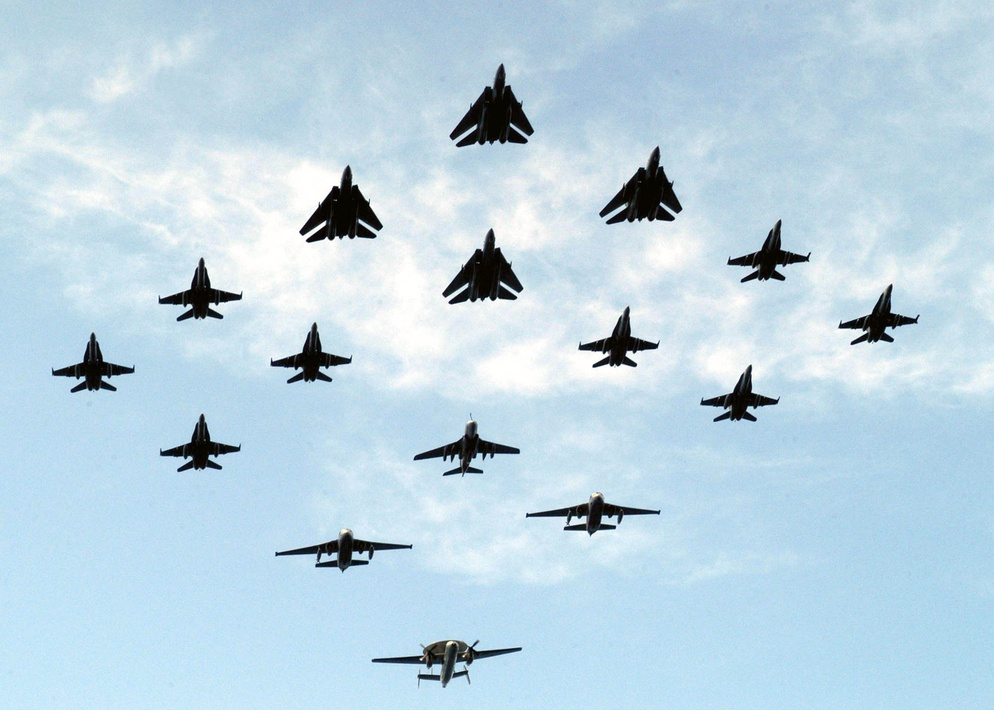
#> input picture lab-4/resources/samolot00.jpg, 994 x 710 px, shrunk from 2100 x 1500 before the run, found by its file name
$ python -i plane-finder.py   (imports and definitions only)   (older library calls are emulated)
#> lines starting #> are read from the running program, lines starting #| are printed output that depends on the picture; after the words box and inside, x2 and y2 are one past the last pixel; in counts of white or black regions, pixels touching at a corner belong together
import os

import matplotlib.pyplot as plt
from typing import *
import numpy as np
from scipy.ndimage import *
from skimage import filters
import skimage.color as skic
from skimage.measure import *
from skimage.morphology import *
from skimage.util import *

# region [Typing]
Image = np.ndarray
T = TypeVar('T')
# endregion
# region [Utils]
def foreach(iterable: Iterable[T], fn: Callable[[T], None]):
  [*map(lambda x: fn(*x), iterable)]

def dynamic(**kwargs) -> object:
  return type('dynamic', (), kwargs)
# endregion
# region [Filesystem]
planes_directory: str = 'resources/images/planes/'
output_directory: str = 'outputs/images/planes/'
def image_from(imagename: str, extension: str = 'jpg') -> Image:
  return plt.imread(f"{planes_directory}/{imagename}.{extension}")

def save_to(path: str, image: Image, extension: str = 'jpg', **kwargs):
  plt.imsave(f"{output_directory}/{path}.{extension}", image, **kwargs)

def show(image: Image, **kwargs):
  plt.imshow(image, **kwargs)
  plt.waitforbuttonpress(0.01)
# endregion
# region [Data]
planenames = [f'samolot{i:02}' for i in range(21)]
# [1 line that did not run here, left out]
#> in image_from, returned value is the input picture: shape (710, 994, 3); mean R, G, B 188.3, 212.9, 226.9
# [1 line that did not run here, left out]
# endregion
# region [Image]
def as_gray(image: Image) -> Image:
  return 1 - skic.rgb2gray(image)

def dilate(image: Image):
  dilation_seed = np.copy(image)
  dilation_seed[1:-1, 1:-1] = image.min()
  return reconstruction(dilation_seed, mask=image, method='dilation')
# endregion

def perform_magic(image: Image):
  def create_contoured_image(closed) -> Image:
    def remove_ticks(axes: plt.Axes):
      axes.set_xticks([])
      axes.set_yticks([])

    data: Tuple[plt.Figure, plt.Axes] = plt.subplots()
    (figure, axes) = data

    axes.imshow(image)
    mask = remove_small_holes(closed > threshold, connectivity=2)

    for props in regionprops(labels := label(mask), image):
      contour = find_contours(labels == props.label, threshold)[0]
      if len(contour) < 300: continue
      axes.plot(*reversed(contour.T), linewidth=2)
      axes.plot(*reversed(props.centroid), 'wo', markersize=8)
    remove_ticks(axes)

    figure.savefig('temp.png')
    figure.clear()
    closed = plt.imread('temp.png')
    os.remove('temp.png')
    return closed[:, :, :3]

  grayscale = filters.median(as_gray(image), disk(6))
#> in as_gray, `return 1 - skic.rgb2gray(image)`:
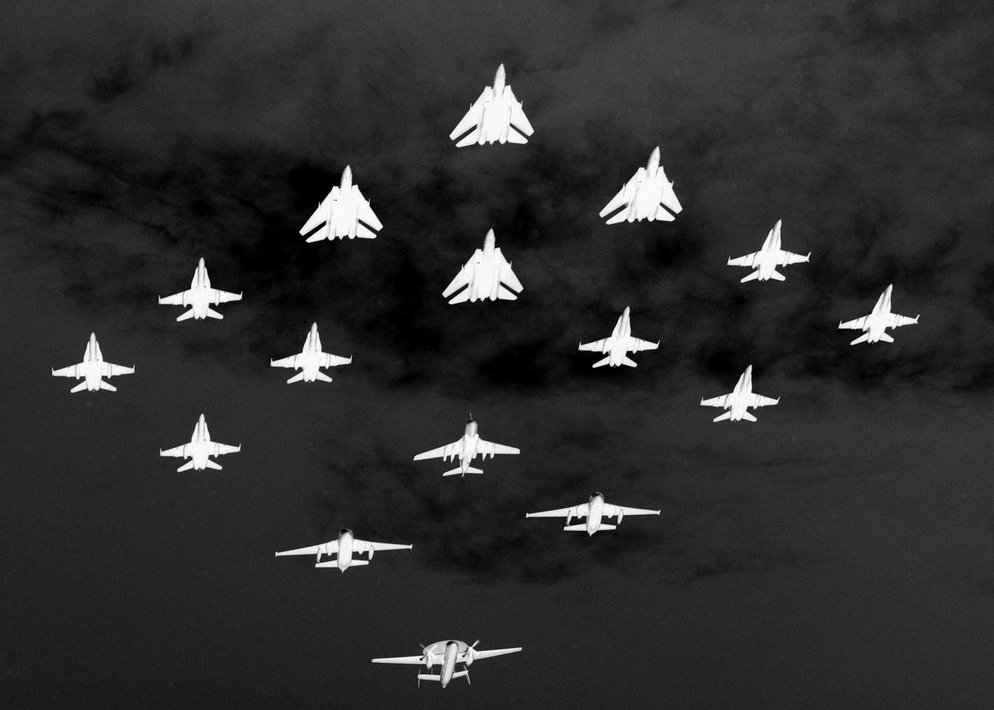
#> returned value: shape (710, 994) float64; min 0, max 1, mean 0.182
  dilation = dilate(grayscale)
#> in dilate, `return reconstruction(dilation_seed, mask=image, method='dilation')`:
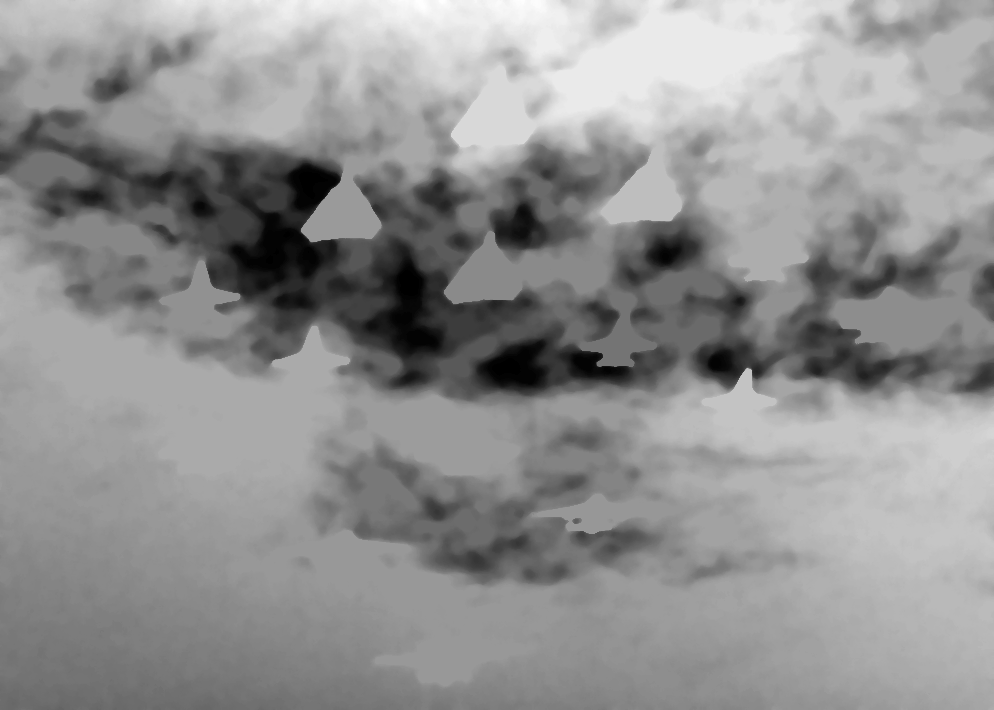
#> returned value: shape (710, 994) float64; min 0.000565, max 0.256, mean 0.147; drawn with min black and max white
  dilated = grayscale - dilation
  closed = closing(area_closing(1 - np.power(1 - dilated, 3), 2000), disk(14))
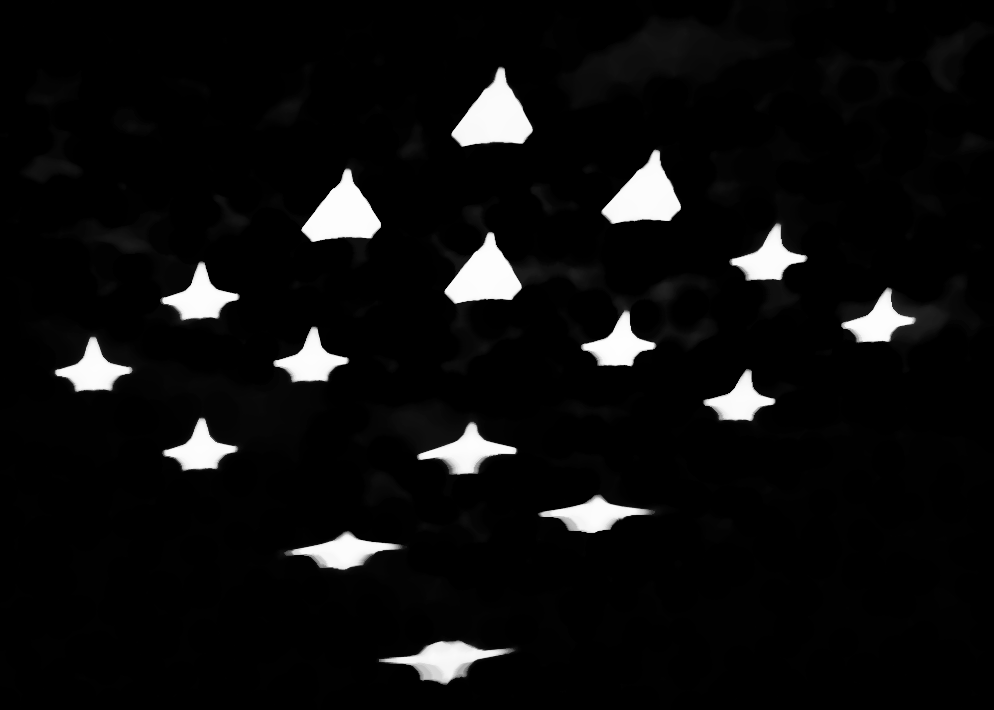
#> closed: shape (710, 994) float64; min 0, max 0.997, mean 0.0536

  threshold = filters.threshold_otsu(closed)
#> threshold = 0.473
  contoured = create_contoured_image(closed)
#> in create_contoured_image, `mask = remove_small_holes(closed > threshold, connectivity=2)`:
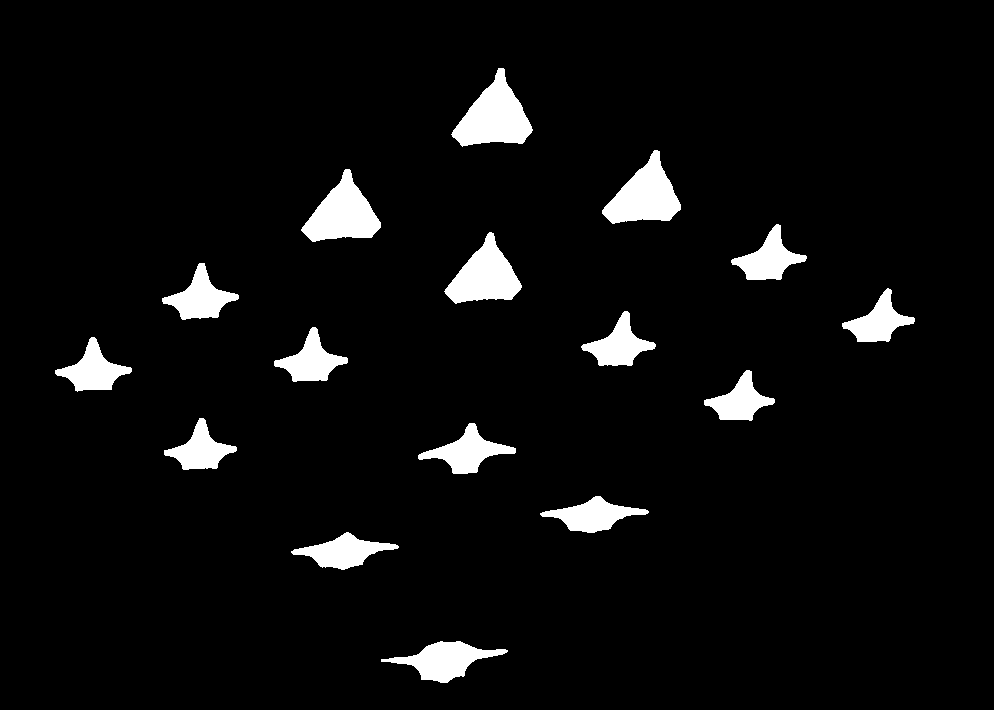
#> mask: shape (710, 994) bool; 5% white; 16 white regions, largest, box (x1, y1, x2, y2) and area: (451, 68, 533, 147) 3459, (301, 169, 381, 242) 3151, (602, 150, 681, 224) 3149
#> the loop in create_contoured_image, `for props in regionprops(labels := label(mask), image):` made 16 passes
#> in create_contoured_image, `figure.savefig('temp.png')`:
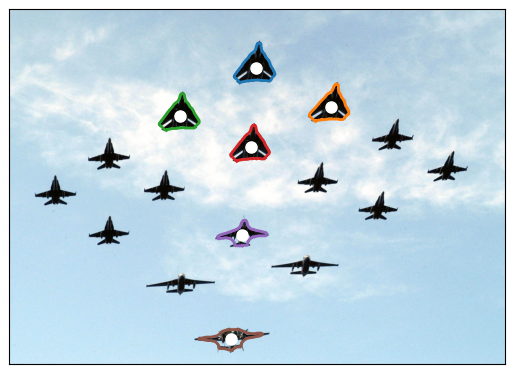
#> figure drawn by matplotlib, 1 panel
#> in create_contoured_image, `closed = plt.imread('temp.png')`:
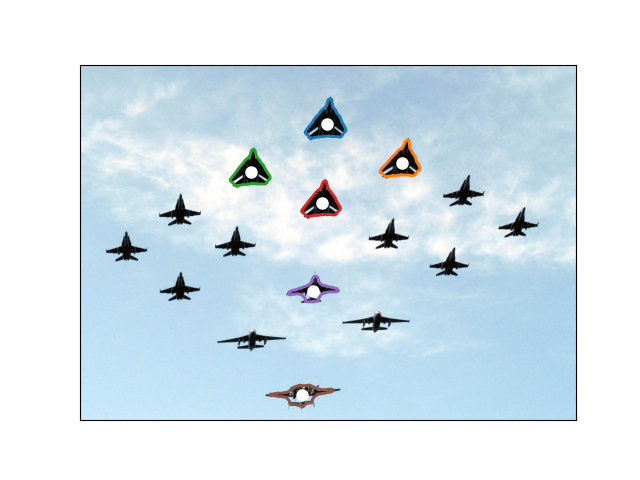
#> closed: shape (480, 640, 4) float32; mean R, G, B, A 0.846, 0.899, 0.93, 1
#> in create_contoured_image, `return closed[:, :, :3]`:
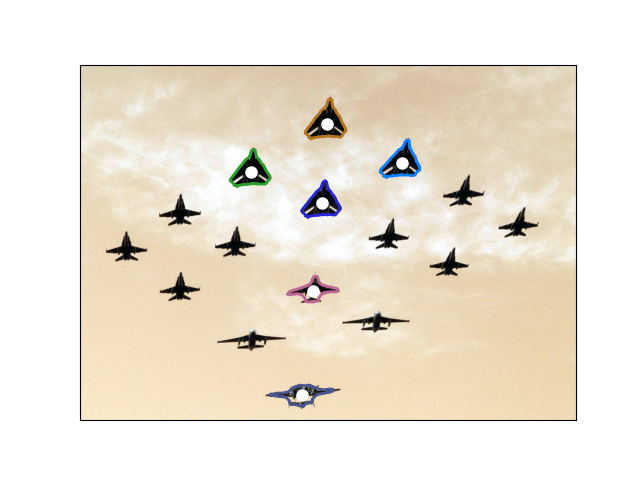
#> returned value: shape (480, 640, 3) float32; mean of channels 0, 1, 2 0.846, 0.899, 0.93; drawn as B, G, R

  return dynamic(
    original=image,
    grayscale=grayscale,
    dilation=dilation,
    dilated=dilated,
    closed=closed,
    threshold=threshold,
    contoured=contoured
  )

def pm(nr): return perform_magic(planes[f"samolot{nr:02}"])

# [1 line that did not run here, left out]
# [3 lines not run here, left out]

>>> import cv2
>>> picture = cv2.cvtColor(cv2.imread('resources/samolot00.jpg'), cv2.COLOR_BGR2RGB)
>>> result = perform_magic(picture)

$ run again, on lab-4/resources/samolot01.jpg
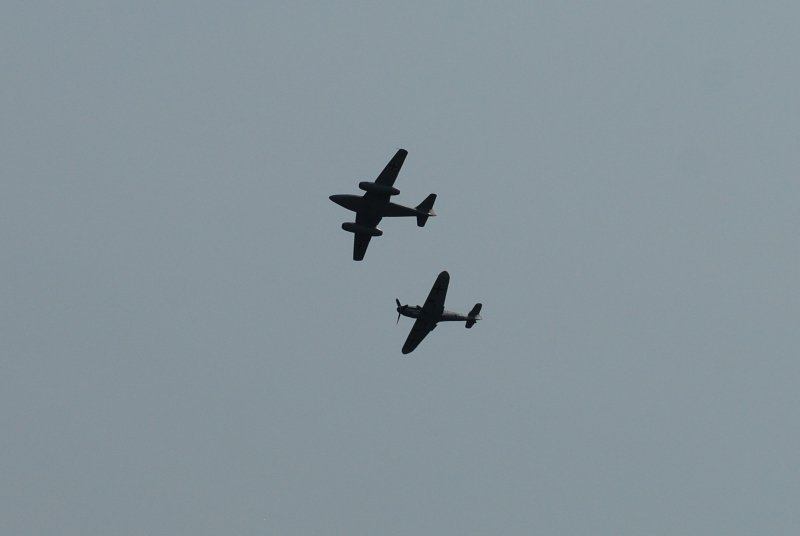
#> input picture lab-4/resources/samolot01.jpg, 800 x 536 px
#> threshold = 0.423
#> in create_contoured_image, `mask = remove_small_holes(closed > threshold, connectivity=2)`:
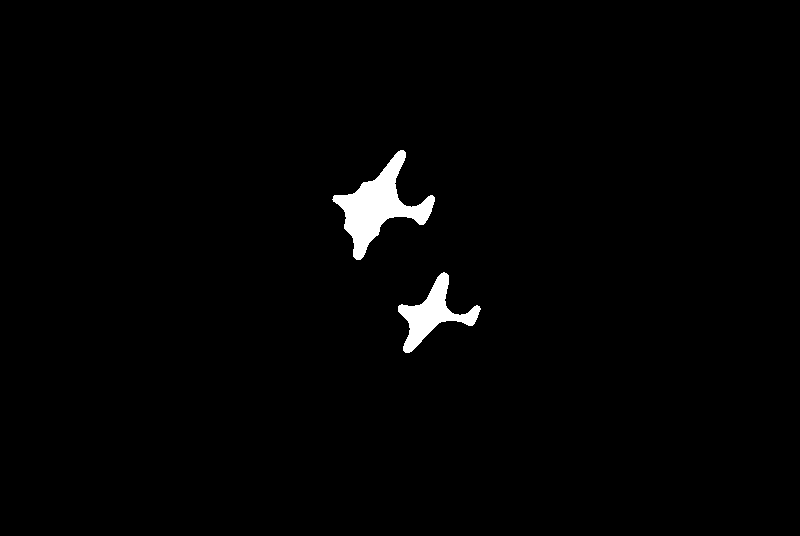
#> mask: shape (536, 800) bool; 1.4% white; 2 white regions, box (x1, y1, x2, y2) and area: (332, 150, 435, 260) 3945, (398, 272, 481, 353) 2236
#> the loop in create_contoured_image, `for props in regionprops(labels := label(mask), image):` made 2 passes
#> in create_contoured_image, `return closed[:, :, :3]`:
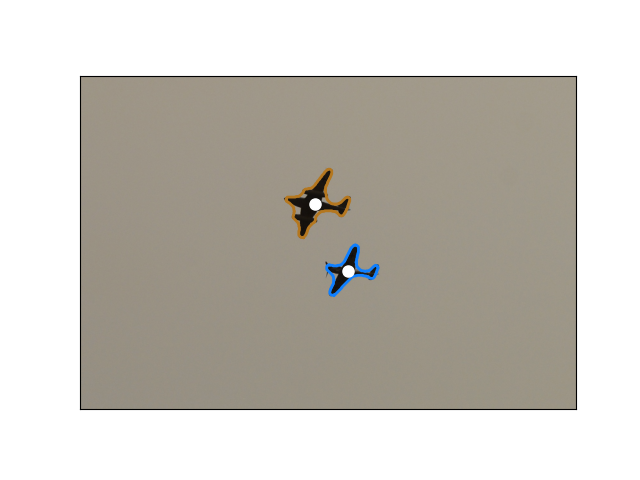
#> returned value: shape (480, 640, 3) float32; mean of channels 0, 1, 2 0.74, 0.769, 0.783; drawn as B, G, R

$ run again, on lab-4/resources/samolot02.jpg
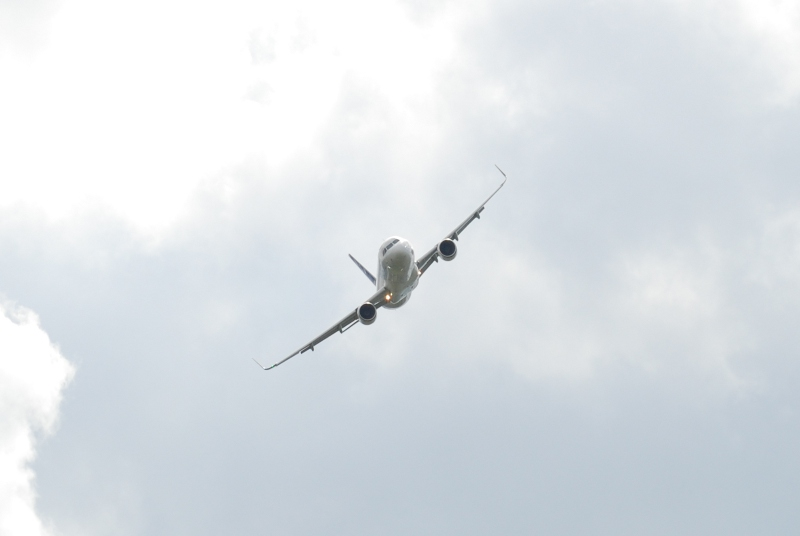
#> input picture lab-4/resources/samolot02.jpg, 800 x 536 px
#> threshold = 0.356
#> in create_contoured_image, `mask = remove_small_holes(closed > threshold, connectivity=2)`:
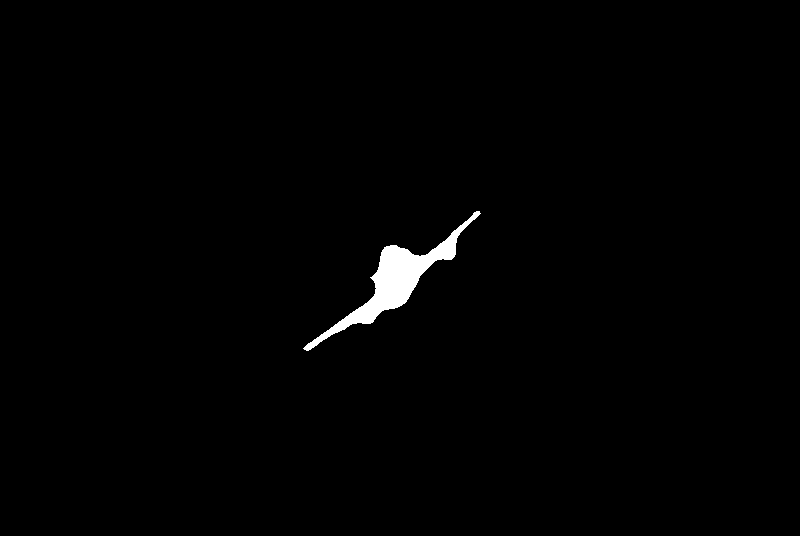
#> mask: shape (536, 800) bool; 0.95% white; 1 white region, box (x1, y1, x2, y2) and area: (303, 211, 481, 351) 4071
#> the loop in create_contoured_image, `for props in regionprops(labels := label(mask), image):` made 1 pass
#> in create_contoured_image, `return closed[:, :, :3]`:
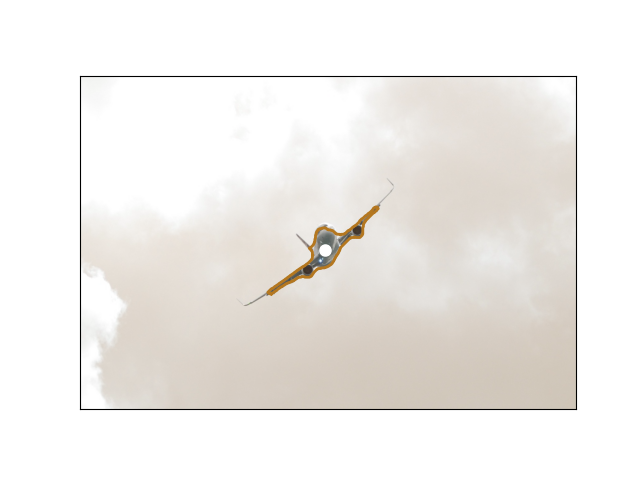
#> returned value: shape (480, 640, 3) float32; mean of channels 0, 1, 2 0.918, 0.931, 0.941; drawn as B, G, R

$ run again, on lab-4/resources/samolot03.jpg
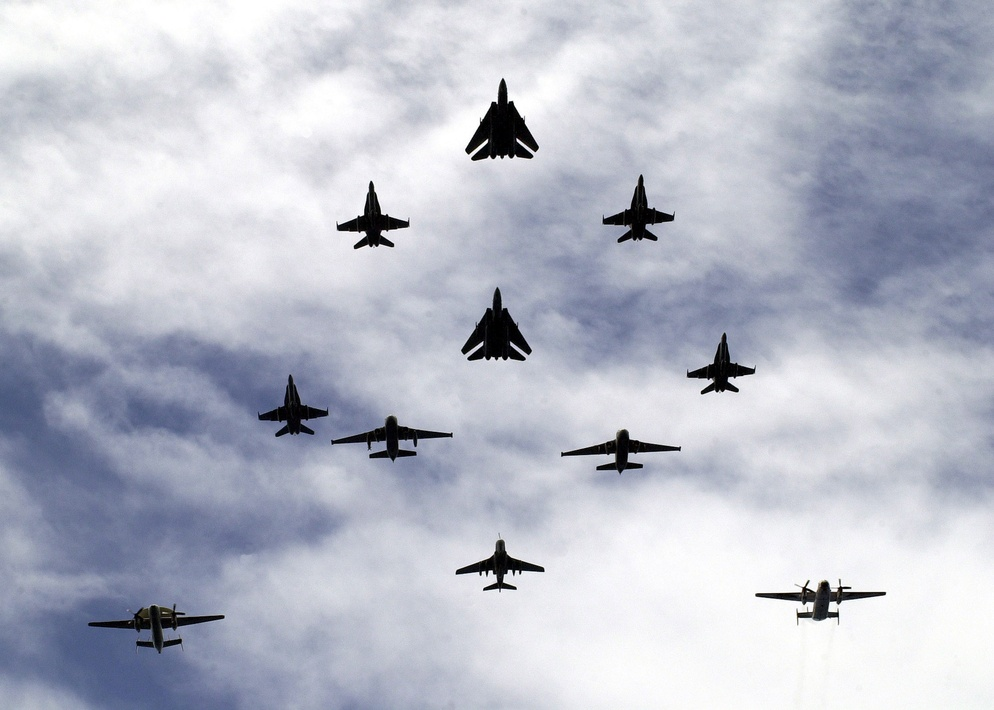
#> input picture lab-4/resources/samolot03.jpg, 994 x 710 px, shrunk from 2102 x 1500 before the run
#> threshold = 0.454
#> mask: shape (710, 994) bool; 2.9% white; 11 white regions, largest, box (x1, y1, x2, y2) and area: (467, 83, 538, 160) 2969, (463, 292, 530, 360) 2500, (765, 582, 875, 621) 1884
#> the loop in create_contoured_image, `for props in regionprops(labels := label(mask), image):` made 11 passes
#> in create_contoured_image, `return closed[:, :, :3]`:
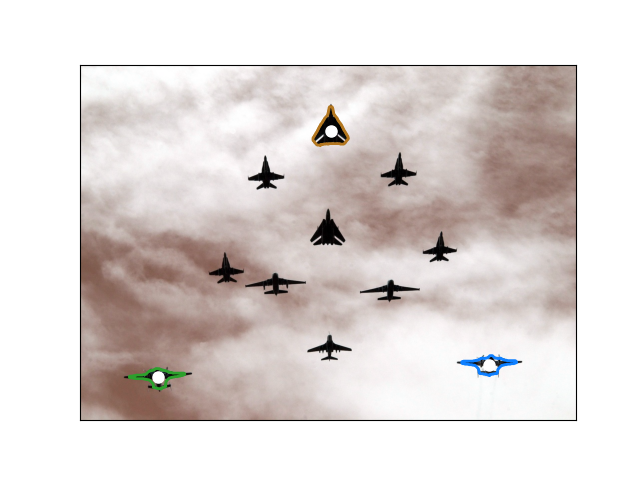
#> returned value: shape (480, 640, 3) float32; mean of channels 0, 1, 2 0.837, 0.845, 0.873; drawn as B, G, R
